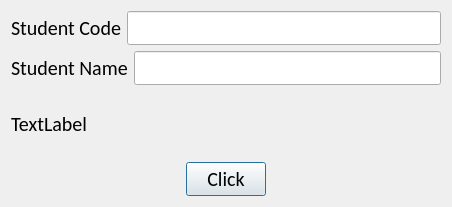
<?xml version="1.0" encoding="UTF-8"?>
<ui version="4.0">
 <class>Dialog</class>
 <widget class="QDialog" name="Dialog">
  <property name="geometry">
   <rect>
    <x>0</x>
    <y>0</y>
    <width>452</width>
    <height>207</height>
   </rect>
  </property>
  <property name="windowTitle">
   <string>Dialog</string>
  </property>
  <layout class="QGridLayout" name="gridLayout">
   <item row="0" column="0" colspan="3">
    <layout class="QHBoxLayout" name="horizontalLayout">
     <item>
      <widget class="QLabel" name="label">
       <property name="font">
        <font>
         <family>Calibri</family>
         <pointsize>15</pointsize>
        </font>
       </property>
       <property name="text">
        <string>Student Code</string>
       </property>
      </widget>
     </item>
     <item>
      <widget class="QLineEdit" name="lineEditCode">
       <property name="font">
        <font>
         <family>Calibri</family>
         <pointsize>15</pointsize>
        </font>
       </property>
      </widget>
     </item>
    </layout>
   </item>
   <item row="1" column="0" colspan="3">
    <layout class="QHBoxLayout" name="horizontalLayout_2">
     <item>
      <widget class="QLabel" name="label_2">
       <property name="font">
        <font>
         <family>Calibri</family>
         <pointsize>15</pointsize>
        </font>
       </property>
       <property name="text">
        <string>Student Name</string>
       </property>
      </widget>
     </item>
     <item>
      <widget class="QLineEdit" name="lineEditName">
       <property name="font">
        <font>
         <family>Calibri</family>
         <pointsize>15</pointsize>
        </font>
       </property>
      </widget>
     </item>
    </layout>
   </item>
   <item row="2" column="0" colspan="3">
    <widget class="QLabel" name="abelResponse">
     <property name="font">
      <font>
       <family>Calibri</family>
       <pointsize>15</pointsize>
      </font>
     </property>
     <property name="text">
      <string>TextLabel</string>
     </property>
    </widget>
   </item>
   <item row="3" column="0">
    <spacer name="horizontalSpacer">
     <property name="orientation">
      <enum>Qt::Horizontal</enum>
     </property>
     <property name="sizeHint" stdset="0">
      <size>
       <width>163</width>
       <height>20</height>
      </size>
     </property>
    </spacer>
   </item>
   <item row="3" column="1">
    <widget class="QPushButton" name="ButtonClickMe">
     <property name="font">
      <font>
       <family>Calibri</family>
       <pointsize>15</pointsize>
      </font>
     </property>
     <property name="text">
      <string>Click</string>
     </property>
    </widget>
   </item>
   <item row="3" column="2">
    <spacer name="horizontalSpacer_2">
     <property name="orientation">
      <enum>Qt::Horizontal</enum>
     </property>
     <property name="sizeHint" stdset="0">
      <size>
       <width>163</width>
       <height>20</height>
      </size>
     </property>
    </spacer>
   </item>
  </layout>
 </widget>
 <resources/>
 <connections/>
</ui>
